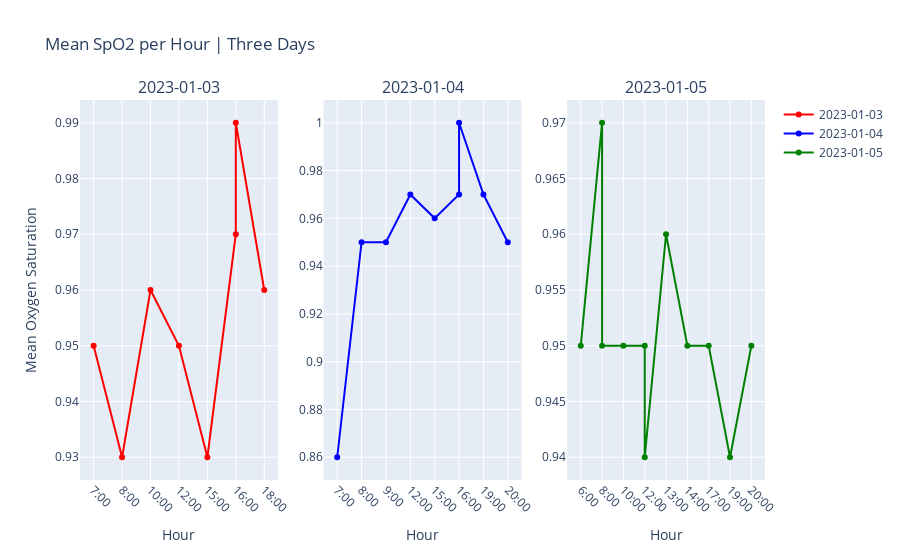

Notebook cell for this chart:
### Markdown cell above
### SpO2 Three Days - Box

### Code cell
import pandas as pd
import plotly.graph_objects as go
from plotly.subplots import make_subplots
# Read the CSV file
meanDF = pd.read_csv('../data/descriptive_statistics/mean_spo2_three_days.csv')

dates = meanDF['date'].unique()
colors = ['red', 'blue', 'green']

fig = make_subplots(rows=1, cols=3, subplot_titles=dates)

# Loop over unique dates
for i, date in enumerate(dates):
    # Filter DataFrame for the current date
    dfDate = meanDF[meanDF['date'] == date].sort_values('hour')
    # Convert 'hour' to string and append ":00"
    dfDate['hour'] = dfDate['hour'].astype(str) + ":00"

    # Add a trace for the current date
    fig.add_trace(go.Scatter(
        x=dfDate['hour'],
        y=dfDate['SpO2'],
        mode='lines+markers',
        name=date,
        line=dict(color=colors[i % len(colors)])  # Cycle through colors
    ), row=1, col=i+1)

    # Update x-axis labels for each subplot
    fig.update_xaxes(title_text='Hour', tickangle=45, row=1, col=i+1)

fig.update_yaxes(title_text='Mean Oxygen Saturation', row=1, col=1)
# Add title and move legend to top right
fig.update_layout(
    title_text='Mean SpO2 per Hour | Three Days'
)



fig.show()

### Figure 1 — Plotly figure (JSON) as saved in the notebook; plotly's stock layout.template omitted (floating-point values rounded to 4 significant figures)
{"data": [{"line": {"color": "red"}, "mode": "lines+markers", "name": "2023-01-03", "type": "scatter", "x": ["7:00", "8:00", "10:00", "12:00", "15:00", "16:00", "16:00", "18:00"], "xaxis": "x", "y": [0.95, 0.93, 0.96, 0.95, 0.93, 0.97, 0.99, 0.96], "yaxis": "y"}, {"line": {"color": "blue"}, "mode": "lines+markers", "name": "2023-01-04", "type": "scatter", "x": ["7:00", "8:00", "9:00", "12:00", "15:00", "16:00", "16:00", "19:00", "20:00"], "xaxis": "x2", "y": [0.86, 0.95, 0.95, 0.97, 0.96, 0.97, 1, 0.97, 0.95], "yaxis": "y2"}, {"line": {"color": "green"}, "mode": "lines+markers", "name": "2023-01-05", "type": "scatter", "x": ["6:00", "8:00", "8:00", "10:00", "12:00", "12:00", "13:00", "14:00", "17:00", "19:00", "20:00"], "xaxis": "x3", "y": [0.95, 0.97, 0.95, 0.95, 0.95, 0.94, 0.96, 0.95, 0.95, 0.94, 0.95], "yaxis": "y3"}], "layout": {"annotations": [{"font": {"size": 16}, "showarrow": false, "text": "2023-01-03", "x": 0.1444, "xanchor": "center", "xref": "paper", "y": 1, "yanchor": "bottom", "yref": "paper"}, {"font": {"size": 16}, "showarrow": false, "text": "2023-01-04", "x": 0.5, "xanchor": "center", "xref": "paper", "y": 1, "yanchor": "bottom", "yref": "paper"}, {"font": {"size": 16}, "showarrow": false, "text": "2023-01-05", "x": 0.8556, "xanchor": "center", "xref": "paper", "y": 1, "yanchor": "bottom", "yref": "paper"}], "title": {"text": "Mean SpO2 per Hour | Three Days"}, "xaxis": {"anchor": "y", "domain": [0, 0.2889], "tickangle": 45, "title": {"text": "Hour"}}, "xaxis2": {"anchor": "y2", "domain": [0.3556, 0.6444], "tickangle": 45, "title": {"text": "Hour"}}, "xaxis3": {"anchor": "y3", "domain": [0.7111, 1], "tickangle": 45, "title": {"text": "Hour"}}, "yaxis": {"anchor": "x", "domain": [0, 1], "title": {"text": "Mean Oxygen Saturation"}}, "yaxis2": {"anchor": "x2", "domain": [0, 1]}, "yaxis3": {"anchor": "x3", "domain": [0, 1]}}}
